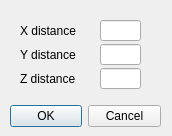
<?xml version="1.0" encoding="UTF-8"?>
<ui version="4.0">
 <class>TranslateDialog</class>
 <widget class="QDialog" name="TranslateDialog">
  <property name="windowModality">
   <enum>Qt::WindowModal</enum>
  </property>
  <property name="geometry">
   <rect>
    <x>0</x>
    <y>0</y>
    <width>172</width>
    <height>136</height>
   </rect>
  </property>
  <property name="windowTitle">
   <string>Translate</string>
  </property>
  <property name="modal">
   <bool>true</bool>
  </property>
  <widget class="QDialogButtonBox" name="buttonBox">
   <property name="geometry">
    <rect>
     <x>10</x>
     <y>100</y>
     <width>151</width>
     <height>32</height>
    </rect>
   </property>
   <property name="orientation">
    <enum>Qt::Horizontal</enum>
   </property>
   <property name="standardButtons">
    <set>QDialogButtonBox::Cancel|QDialogButtonBox::Ok</set>
   </property>
  </widget>
  <widget class="QLabel" name="label_2">
   <property name="geometry">
    <rect>
     <x>20</x>
     <y>44</y>
     <width>71</width>
     <height>21</height>
    </rect>
   </property>
   <property name="text">
    <string>Y distance</string>
   </property>
  </widget>
  <widget class="QLineEdit" name="dx">
   <property name="geometry">
    <rect>
     <x>100</x>
     <y>20</y>
     <width>41</width>
     <height>21</height>
    </rect>
   </property>
  </widget>
  <widget class="QLabel" name="label">
   <property name="geometry">
    <rect>
     <x>20</x>
     <y>20</y>
     <width>71</width>
     <height>21</height>
    </rect>
   </property>
   <property name="text">
    <string>X distance</string>
   </property>
  </widget>
  <widget class="QLineEdit" name="dy">
   <property name="geometry">
    <rect>
     <x>100</x>
     <y>44</y>
     <width>41</width>
     <height>21</height>
    </rect>
   </property>
  </widget>
  <widget class="QLineEdit" name="dz">
   <property name="geometry">
    <rect>
     <x>100</x>
     <y>68</y>
     <width>41</width>
     <height>21</height>
    </rect>
   </property>
  </widget>
  <widget class="QLabel" name="label_3">
   <property name="geometry">
    <rect>
     <x>20</x>
     <y>68</y>
     <width>71</width>
     <height>21</height>
    </rect>
   </property>
   <property name="text">
    <string>Z distance</string>
   </property>
  </widget>
 </widget>
 <resources/>
 <connections>
  <connection>
   <sender>buttonBox</sender>
   <signal>rejected()</signal>
   <receiver>TranslateDialog</receiver>
   <slot>reject()</slot>
   <hints>
    <hint type="sourcelabel">
     <x>316</x>
     <y>260</y>
    </hint>
    <hint type="destinationlabel">
     <x>286</x>
     <y>274</y>
    </hint>
   </hints>
  </connection>
 </connections>
</ui>
